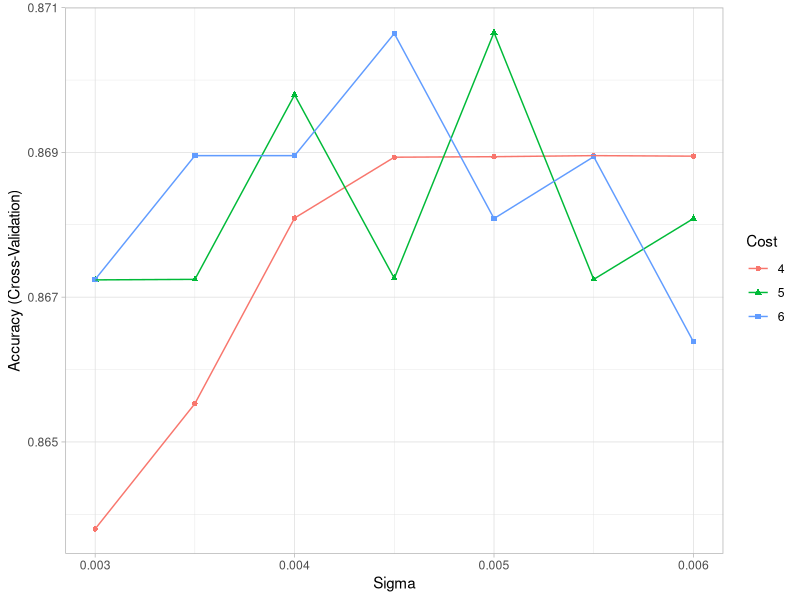
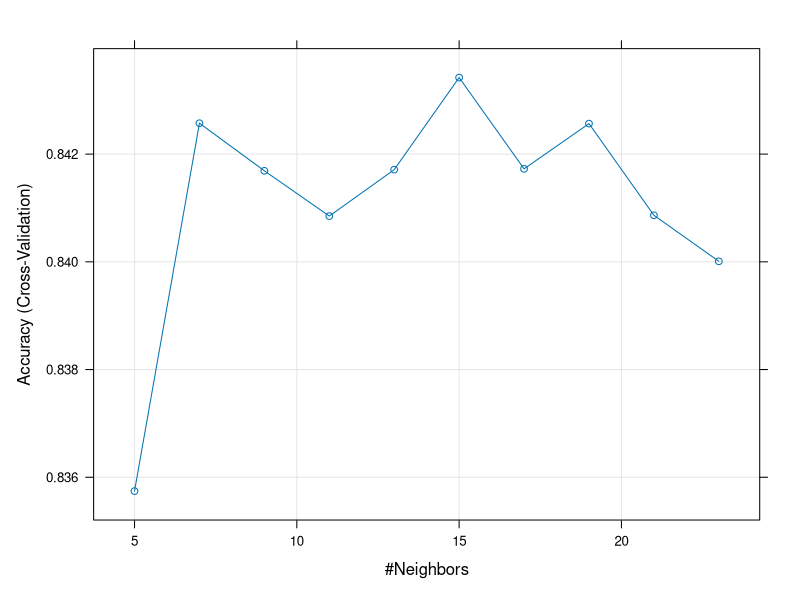

Write R code to recreate these figures, in order.
## ---- chunk 1
rm(list=ls())
graphics.off()
# Helper packages
library(dplyr)     # for data wrangling
library(ggplot2)   # for awesome graphics
library(rsample)   # for data splittingg
library(modeldata) #package that includes couple of useful datasets
library(tidyverse)

# Modeling packages
library(caret)    # for classification and regression training
library(kernlab)  # for fitting SVMs
## ---- chunk 2
data("attrition")
# Load attrition data
set.seed(123)  # for reproducibility

df <- dplyr::mutate_if(attrition, is.ordered, factor, ordered = FALSE)

head(df)

# Create training (80%) and test (20%) sets
set.seed(123)  # for reproducibility
attrition_split <- initial_split(df, prop = 0.8, strata = "Attrition")
#If we want to explicitly control the sampling so that our training and test 
#sets have similar y distributions, we can use stratified sampling
attrition_train <- training(attrition_split)
attrition_test  <- testing(attrition_split)
## ---- chunk 3
#caret’s train() function with method = "svmRadialSigma" is used to get 
#values of C (cost) and \sigma (related with the \gamma of Radial Basis function)
#through cross-validation
set.seed(1854)  # for reproducibility
model_svm_rbf <- train(
  Attrition ~ ., 
  data = attrition_train,
  method = "svmRadial",               
  preProcess = c("center", "scale"),  #x's standardized (i.e.,centered around zero with a sd of one)
  trControl = trainControl(method = "cv", number = 10),
  tuneLength = 10 #select 10 random numbers for the hypertune parameters
)

# Print results
print(model_svm_rbf$results)
model_svm_rbf


#tune the hyperparameters with tunegrid
set.seed(1854)  # for reproducibility
model_svm_rbf_2 <- train(
  Attrition ~ ., 
  data = attrition_train,
  method = "svmRadial",               
  preProcess = c("center", "scale"),  #x's standardized (i.e.,centered around zero with a sd of one)
  trControl = trainControl(method = "cv", number = 10),
  tuneGrid = expand.grid(C=seq(4, 6, 1), sigma=seq(0.003,0.006,0.0005))
)

# Print results
#print(model_svm_rbf_2$results)
model_svm_rbf_2


#Plotting the results, we see that smaller values of the cost parameter
#( C≈ 2–8) provide better cross-validated accuracy scores for these 
#training data:
ggplot(model_svm_rbf_2) + theme_light()

#confusion matrix on training dataset
confusionMatrix(model_svm_rbf_2)


## testing 
#We test the model on the testing dataset
test_svm_rbf_2 = predict(model_svm_rbf_2, attrition_test) 
confusionMatrix(data = test_svm_rbf_2, attrition_test$Attrition)

## ---- chunk 4
#
set.seed(1854)  # for reproducibility
# Tell SVM that the kernel is linear, the tune-in parameter cost is 5, and scale equals true. 

##2 linear with caret package
set.seed(1854)  # for reproducibility
model_svm_linear_2 <- train(
  Attrition ~ ., 
  data = attrition_train,
  method = "svmLinear",               
  preProcess = c("center", "scale"),  #x's standardized (i.e.,centered around zero with a sd of one)
  trControl = trainControl(method = "cv", number = 10),
  tuneGrid = expand.grid(C=5)
)

#print results
print(model_svm_linear_2$results)

## testing
#We test the model on the testing dataset
test_svm_linear_2 = predict(model_svm_linear_2, attrition_test) 
confusionMatrix(data = test_svm_linear_2, attrition_test$Attrition)

## ---- chunk 5
model_logistic <- glm(Attrition~BusinessTravel + DistanceFromHome + EnvironmentSatisfaction + 
                      Gender+ JobInvolvement + JobRole  + MaritalStatus+
                      NumCompaniesWorked + OverTime + RelationshipSatisfaction+ TotalWorkingYears+
                      TrainingTimesLastYear+ WorkLifeBalance+ YearsInCurrentRole + YearsSinceLastPromotion,
                    family="binomial", attrition_train)

summary(model_logistic)

#to get accuracy of the training data
probabilities_attrition_train <- model_logistic %>% predict(attrition_train, type = "response")
predicted.classes_train <- ifelse(probabilities_attrition_train > 0.5, "Yes", "No")
mean(predicted.classes_train == attrition_train$Attrition)


probabilities_attrition <- model_logistic %>% predict(attrition_test, type = "response")
predicted.classes <- as.factor(ifelse(probabilities_attrition > 0.5, "Yes", "No"))

#Accuracy: The model accuracy is measured as the proportion of observations that have been correctly classified. 
#Inversely, the classification error is defined as the proportion of observations that have been misclassified.
#Proportion of correctly classified observations:
  
mean(predicted.classes == attrition_test$Attrition)
confusionMatrix(data = predicted.classes, attrition_test$Attrition)

## ---- chunk 6
set.seed(1234) #I will use cross validation. To be able to replicate the results I set the seed to a fixed number

# Below I use 'train' function from caret library. 
# 'preProcess': I use this option to center and scale the data
# 'method' is knn
# default 'metric' is accuracy

model_knn <- train(Attrition~., data=attrition_train, 
                 method = "knn",
                 trControl = trainControl("cv", number = 10), #use cross validation with 10 data points
                 tuneLength = 10, #number of parameter values train function will try
                 preProcess = c("center", "scale"))  #center and scale the data in k-nn this is pretty important

model_knn
plot(model_knn) #we can plot the results

# very low accuracy compared to others - I don't continue to tune with grid.

## testing 
#We test the model on the testing dataset
test_knn = predict(model_knn, attrition_test) 
confusionMatrix(data = test_knn, attrition_test$Attrition)


## ---- chunk 7
#load dataset
library(readr)
two_employees <- read_csv("data/two_employees.csv")

two_employees <- two_employees %>% 
  mutate_if(is.ordered, factor, ordered = FALSE)
head(two_employees)
#predict attrition
probabilities_attrition_two_employees <- model_logistic %>% predict(two_employees, type = "response")
predicted.classes_two_employees <- as.factor(ifelse(probabilities_attrition_two_employees > 0.5, "Yes", "No"))
predicted.classes_two_employees
